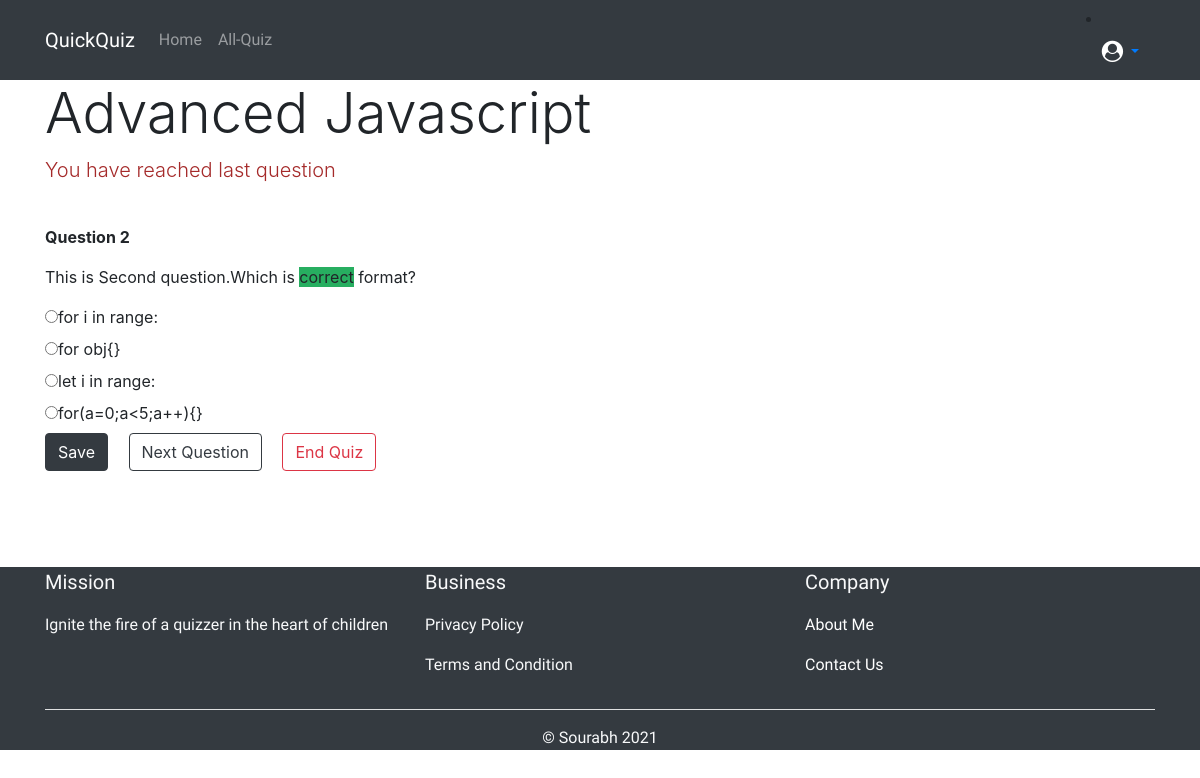
Screenshot of /advanced-javascript/3/ (signed in) with the database file from the repository.
### quiz_app/models.py (models this page shows, shortened)
class Quiz(models.Model):
	user            = models.ForeignKey(settings.AUTH_USER_MODEL,on_delete=models.CASCADE)
	title           = models.CharField(max_length=200)
	slug            = models.SlugField(unique=True,blank=True,
						null=True,help_text="let it be empty",db_index=True)
	subject         = models.CharField(max_length=29,default='1',
						choices = SUBJECT_CHOICES)
	total_question  = models.PositiveSmallIntegerField(default=10)
	created         = models.DateField(auto_now_add=True)
	is_active       = models.BooleanField(default=False)
	class Meta:
		verbose_name = 'Quiz'
		verbose_name_plural = 'Quizs'
		ordering = ['-created']

class Question(models.Model):
	quiz           = models.ForeignKey(Quiz,on_delete=models.CASCADE,related_name="questions")
	question       = RichTextField()

class Answer(models.Model):
	question       = models.ForeignKey(Question,on_delete=models.CASCADE,related_name="answers")
	answer         = models.CharField(max_length=255)
	correct        = models.BooleanField(default=False)

### quiz_app/views.py (the view)
# urls.py: path('<str:slug>/<int:ques_no>/',views.start_quiz,name="start_quiz"),
@login_required
def start_quiz(request,slug,ques_no):
	print("User asked for question number ",ques_no)
	user         = request.user
	msg          = ""
	quiz_object  = get_object_or_404(Quiz,slug=slug)
	start_time     = QuizAnalysis.objects.filter(user=user,quiz=quiz_object)
	if not start_time.exists():
		QuizAnalysis.objects.create(user=user,quiz=quiz_object,start=timezone.now())
	print(quiz_object.questions.count(),ques_no-1)
	if quiz_object.questions.count() == ques_no-1:
		question_obj  = quiz_object.questions.all()[ques_no-2]
		next_question = ques_no
		msg           = "You have reached last question"
	elif quiz_object.questions.count() > ques_no-2:
		question_obj  = quiz_object.questions.all()[ques_no-1]  #Since python follows 0 based index so I am querying ques_no-1
		next_question = ques_no + 1
	answer_obj   = question_obj.answers.all()
	context      = {'quiz_object':quiz_object,
					'question_object':question_obj,
					'answer_object':answer_obj,
					'next_question':next_question,
					'msg':msg
					}
	return render(request,'quiz_app/start_quiz.html',context)

### my_auth/models.py (called while the page is built)
    @property
    def is_active(self):
        return self.active

### templates/quiz_app/start_quiz.html (shortened to what this page needs)
{% extends 'base.html' %}
{% block body %}
<div class="container">
    <h1 class="display-4">{{quiz_object.title}}</h1>
    <div class="row">
      <div class="col-12">
        {% if msg %}
        <p class="lead" style="color: brown">{{msg}}</p>
        <br>
        {% endif %}
        <strong>Question {{next_question|add:"-1"}}</strong>
        <p>{{question_object.question|safe}}</p>
      </div>
    </div>
    {% for obj in answer_object %}
    <span id="{{obj.id}}">
      <label><input type="radio" id="{{obj.id}}" name="answer-option" value="{{obj.answer}}">{{obj.answer}}
      </label>
    </span>
    <br>
    {% endfor %}
    <button id="submit-answer" class="btn btn-dark mr-3" onclick="checkAnswer()">Save</button>
    <a href="{% url 'start_quiz' quiz_object.slug next_question %}">
      <button class="btn btn-outline-dark mr-3">Next Question</button>
    </a>
    <a href="{% url 'submit' quiz_object.slug  %}">
      <button class="btn btn-outline-danger mr-3">End Quiz</button>
    </a>
</div>
{% endblock %}

### rows the page displays
Quiz: title "Advanced Javascript"
Question: question "This is Second question.Which is correct format?"
Answer: answer "for i in range:"
Answer: answer "for obj{}"
Answer: answer "let i in range:"
Answer: answer "for(a=0;a<5;a++){}"

### other values shown
{{ brand_name }} "QuickQuiz"
{{ msg }} "You have reached last question"
{{ next_question|add:"-1" }} "2"
